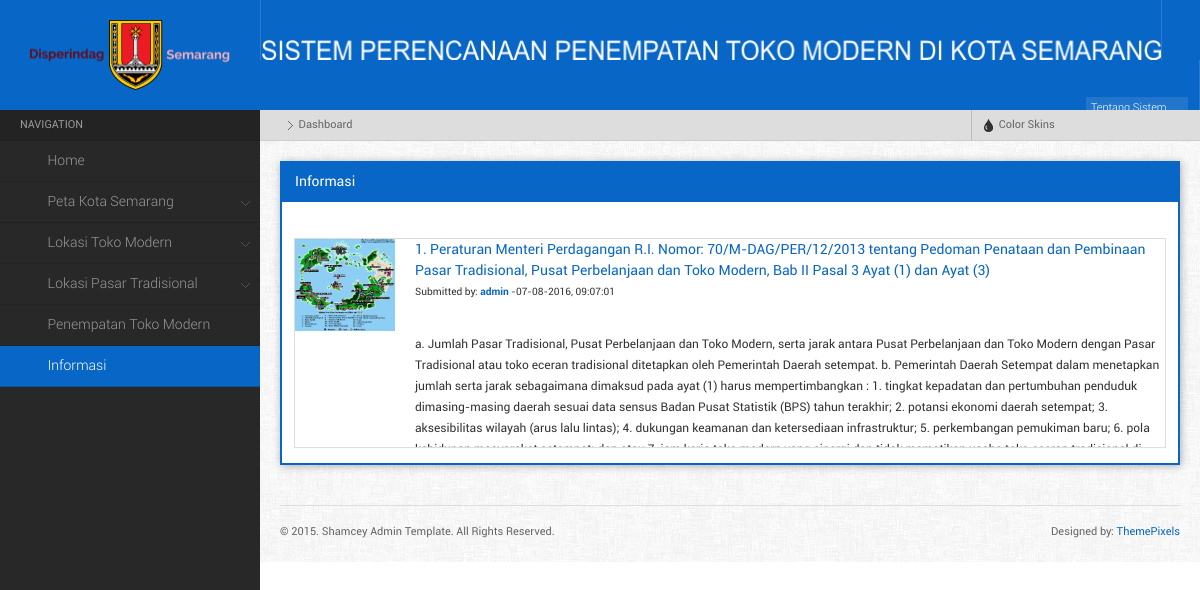
Page /index.php?menu=lihatInfoumum on the earlier database version.
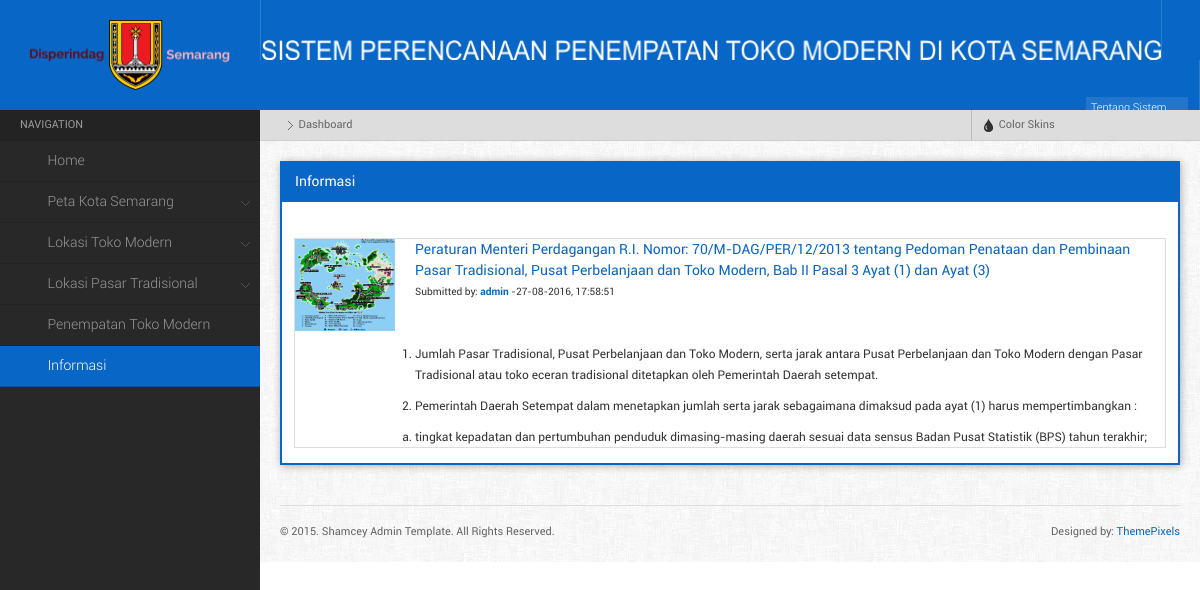
Same page on the later database version.
### tables this page shows
CREATE TABLE IF NOT EXISTS `info` (
  `id_info` int(11) NOT NULL AUTO_INCREMENT,
  `id_user` int(11) NOT NULL,
  `judul` varchar(200) NOT NULL,
  `isi` text NOT NULL,
  `tanggal` timestamp NOT NULL DEFAULT CURRENT_TIMESTAMP ON UPDATE CURRENT_TIMESTAMP,
  `gambar` varchar(100) NOT NULL,
  PRIMARY KEY (`id_info`)
);

### index.php (called while the page is built)
<?php
	include "home.php";
?>

### component/lihat_info_umum.php (the view, shortened to what this page needs)
<?php
	$query =mysql_query("SELECT * FROM info ORDER BY tanggal DESC") or die (mysql_error());
    echo" <div class=\"widget\">
				<h4 class=\"widgettitle\">Informasi</h4>
			<div class=\"widgetcontent\">
			<div class=\"row-fluid\">
			<div class=\"span\" height=\"500px\">
				<br />
				<div id=\"scroll1\" class=\"mousescroll\">
				<ul class=\"enrylist\">
				";
				while($pecah = mysql_fetch_array($query)){
				$date = date('d-m-Y, H:i:s', strtotime($pecah['tanggal']));
					echo "	<li>
							<div class=\"entry_wrap\">
								<div class=\"entry_img\"><img width='100px' height='200px' src='component/upload/$pecah[gambar]' alt=\"\"></div>
								<div class=\"entry_content\">
									<h5> <a href=\"\">$pecah[judul]</a></h5>
									<small>Submitted by: <a href=\"\"><strong>admin</strong></a> -$date</small>
									<p><br />$pecah[isi]</p>
								</div>
							</div>
							</li>
						";
				};
				echo "
				</ul>
				</div>
			</div>
			</div>
			</div>
		</div>
	";
?>

Differences in the rows shown:
changed info: judul "1. Peraturan Menteri Perdagangan R.I.…" → "Peraturan Menteri Perdagangan R.I.…"; tanggal "07-08-2016, 09:07:01" → "27-08-2016, 17:58:51"; isi "a. Jumlah Pasar Tradisional, Pusat Perbelanjaan dan Toko Modern, serta jarak antara Pusat Perbelanjaan dan Toko Modern dengan Pasar Tradisional atau toko eceran tradisional ditetapkan oleh Pemerintah Daerah setempat. b. Pemerintah Daerah Setempat dalam menetapkan jumlah serta jarak sebagaimana dimaksud pada ayat (1) harus mempertimbangkan : 1. tingkat kepadatan dan pertumbuhan penduduk dimasing-masing daerah sesuai data sensus Badan Pusat Statistik (BPS) tahun terakhir; 2. potansi ekonomi daerah setempat; 3. aksesibilitas wilayah (arus lalu lintas); 4. dukungan keamanan dan ketersediaan infrastruktur; 5. perkembangan pemukiman baru; 6. pola…" → "Jumlah Pasar Tradisional, Pusat Perbelanjaan dan Toko Modern, serta jarak antara Pusat Perbelanjaan dan Toko Modern dengan Pasar Tradisional atau toko eceran tradisional ditetapkan oleh Pemerintah Daerah setempat. Pemerintah Daerah Setempat dalam menetapkan jumlah serta jarak sebagaimana dimaksud pada ayat (1) harus mempertimbangkan : tingkat kepadatan dan pertumbuhan penduduk dimasing-masing daerah sesuai data sensus Badan Pusat Statistik (BPS) tahun terakhir;"
